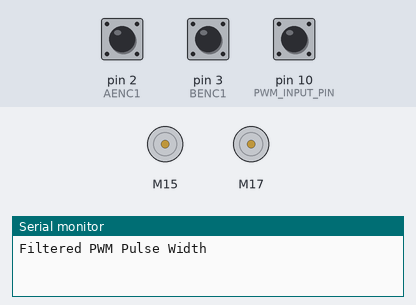
Bench run of a sketch on a simulated Arduino Uno, built with avr-gcc and run on an emulated ATmega328P. On the bench: 2 × DC motor (green arrow = forward, orange = backward, longer = faster), the last lines printed to the serial monitor. The inputs (shaded band) are chosen by the test bench; at power-on: pin 10 (PWM_INPUT_PIN) HIGH, pin 2 (AENC1) HIGH, pin 3 (BENC1) HIGH.

Above: at 2.2 s.
2.3 s: pin 10 (PWM_INPUT_PIN) pulled LOW for 0.15 s
At 3.4 s:
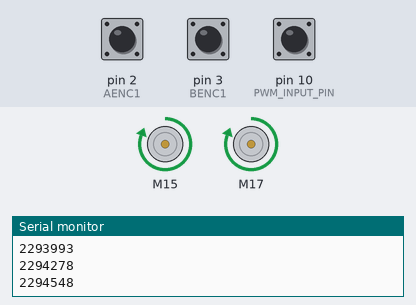
3.9 s: pin 10 (PWM_INPUT_PIN) pulsed LOW 5 times (0.12 s each, 0.3 s apart)
At 4.66 s:
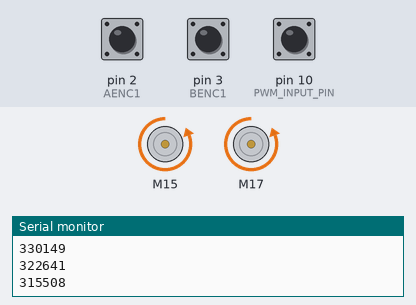
Timing chart, 0 to 6.9 s (numbered marks = the images above; inputs shaded):
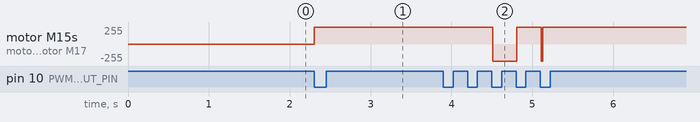

The sketch:

Dual_DC_Motor_Control.ino
```cpp
#include <SparkFun_TB6612.h>
#include <PinChangeInterrupt.h>

// Motor A pins
#define AIN1 A1       // Direction control pin 1 for Motor A
#define AIN2 A2       // Direction control pin 2 for Motor A
#define AENC1 2       // Encoder pin 1 for Motor A --- interrupt pin
#define AENC2 4       // Encoder pin 2 for Motor A
#define PWMA 5        // PWM to Motor A

// Motor B pins
#define BIN1 A3       // Direction control pin 1 for Motor B
#define BIN2 A4       // Direction control pin 2 for Motor B
#define BENC1 3       // Encoder pin 1 for Motor B --- interrupt pin
#define BENC2 7       // Encoder pin 2 for Motor B
#define PWMB 6        // PWM to Motor B

// Common pins
#define STBY 12       // Standby pin
#define PWM_INPUT_PIN 10  // New PWM input pin from RC

#define LPF_ALPHA 0.05   // LPF smoothing factor (adjust as needed)

volatile int posiA = 0;
volatile int posiB = 0;
long prevT = 0;
float eprevA = 0, eprevB = 0;
float eintegralA = 0, eintegralB = 0;
const int offsetA = 1, offsetB = -1;

volatile unsigned long lastRise = 0;
volatile unsigned long pulseWidth = 0;
volatile unsigned long filteredPulseWidth = 0;  // Variable to store filtered pulse width
volatile int target = 0;  // Target position, scaled -350 to 350
volatile boolean validPWM = false;  // Flag to indicate valid PWM signal

Motor motorA(AIN1, AIN2, PWMA, offsetA, STBY);
Motor motorB(BIN1, BIN2, PWMB, offsetB, STBY);

void setup() {
  Serial.begin(9600);
  pinMode(AENC1, INPUT);
  pinMode(AENC2, INPUT);
  pinMode(BENC1, INPUT);
  pinMode(BENC2, INPUT);
  pinMode(STBY, OUTPUT);
  digitalWrite(STBY, HIGH);
  delay(1000);

  attachInterrupt(digitalPinToInterrupt(AENC1), readEncoderA, RISING);
  attachInterrupt(digitalPinToInterrupt(BENC1), readEncoderB, RISING);

  pinMode(PWM_INPUT_PIN, INPUT_PULLUP);
  attachPinChangeInterrupt(digitalPinToPinChangeInterrupt(PWM_INPUT_PIN), readPWM, CHANGE);
  Serial.println("Filtered PWM Pulse Width");
}

void loop() {
  if (validPWM) {
    filteredPulseWidth = LPF(filteredPulseWidth, pulseWidth, LPF_ALPHA);

    int posA = 0, posB = 0;
    noInterrupts();
    posA = posiA;
    posB = posiB;
    interrupts();

    float kp = 10, kd = 0.25, ki = 0.25;

    float kpB = 10;  // Adjust these values as necessary for tuning
    float kdB = 0.25;
    float kiB = 0.25;


    long currT = micros();
    float deltaT = ((float)(currT - prevT)) / 1.0e6;
    prevT = currT;

    int eA = posA - target, eB = target - posB ;
    calculateAndDriveMotor(eA, eprevA, eintegralA, motorA, deltaT, kp, kd, ki);
    calculateAndDriveMotor(eB, eprevB, eintegralB, motorB, deltaT, kpB, kdB, kiB);

    Serial.println(filteredPulseWidth);
  }
}

void readEncoderA() {
  int bA = digitalRead(AENC2);
  if (bA > 0) {
    posiA++;
  } else {
    posiA--;
  }
}

void readEncoderB() {
  int bB = digitalRead(BENC2);
  if (bB > 0) {
    posiB++;
  } else {
    posiB--;
  }
}

void readPWM() {
  if (digitalRead(PWM_INPUT_PIN) == HIGH) {
    lastRise = micros();
  } else {
    pulseWidth = micros() - lastRise;
    if (pulseWidth >= 1540 && pulseWidth <= 1560) {
      target = 0;
    } else {
      target = map(filteredPulseWidth, 1000, 2000, -1750/2, 1750/2);
    }
    validPWM = true;
    }
  }

// Calculate and drive the motor using PID control
void calculateAndDriveMotor(int error, float &prevError, float &integralError, Motor &motor, float deltaTime, float kp, float kd, float ki) {
  float derivative = (error - prevError) / deltaTime;  // Calculate the derivative of the error
  integralError += error * deltaTime;  // Update the integral of the error

  // Calculate the control variable (PID output)
  float controlSignal = kp * error + kd * derivative + ki * integralError;

  // Determine the power output and direction
  float power = fabs(controlSignal);  // Power is the absolute value of control variable
  if (power > 255) power = 255;  // Limit power to max PWM value of 255
  int direction = controlSignal < 0 ? -1 : 1;  // Direction based on the sign of the control variable

  // Drive the motor with calculated power and direction
  motor.drive(power * direction);

  // Update the previous error
  prevError = error;
}

// Exponential Moving Average (EMA) function for LPF
unsigned long LPF(unsigned long currentValue, unsigned long newValue, float alpha) {
  return (unsigned long)((alpha * newValue) + ((1 - alpha) * currentValue));
}

// updated contorl logic will be done on the next step
```

Measured:
- after the input at 2.3 s, motor M15, motor M17: stopped → forward 255/255 at once
- after the input at 3.9 s, motor M15, motor M17: forward 255/255 → backward 255/255 after 0.61 s, → forward 255/255 0.30 s later
